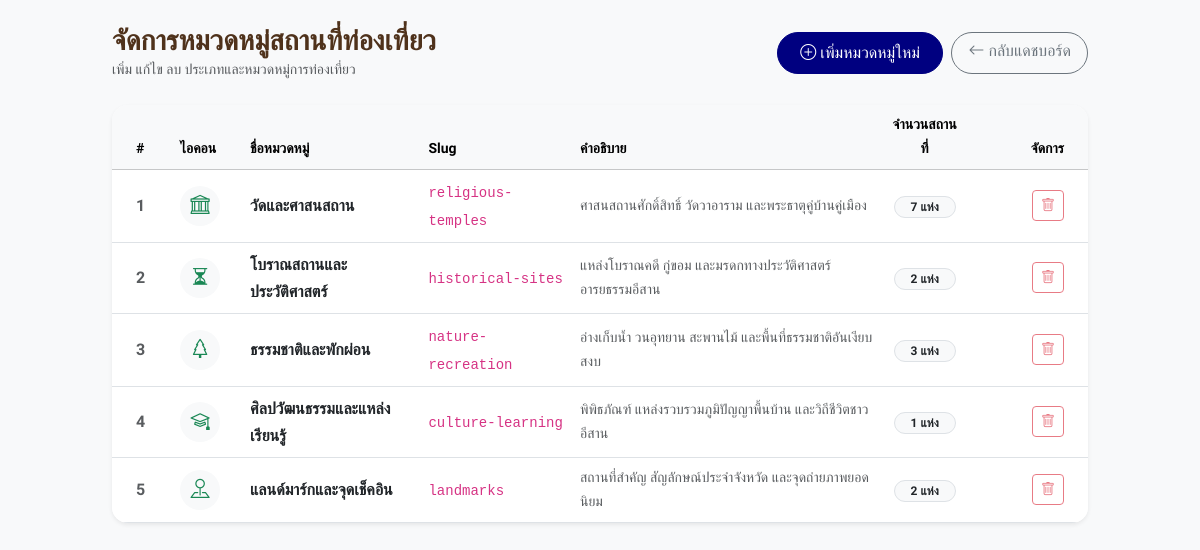
The app's page /admin/categories.php (signed in) with its own data.
### tables this page shows
CREATE TABLE `categories` (
  `id` INT(11) NOT NULL AUTO_INCREMENT,
  `name` VARCHAR(100) NOT NULL,
  `slug` VARCHAR(100) NOT NULL,
  `description` TEXT DEFAULT NULL,
  `icon` VARCHAR(50) DEFAULT 'bi-geo-alt',
  `created_at` TIMESTAMP NOT NULL DEFAULT CURRENT_TIMESTAMP,
  PRIMARY KEY (`id`),
  UNIQUE KEY `slug_unique` (`slug`)
);

### includes/functions.php (called while the page is built, shortened)
<?php
if (!function_exists('e')) {
    function e($string) {
        return htmlspecialchars((string)$string, ENT_QUOTES, 'UTF-8');
    }
}
?>

### admin/categories.php (the view, shortened to what this page needs)
<?php
require_once __DIR__ . '/../config/db.php';
require_once __DIR__ . '/../includes/functions.php';
try {
    $stmt = $pdo->query("
        SELECT c.*, COUNT(a.id) as attraction_count
        FROM categories c
        LEFT JOIN attractions a ON c.id = a.category_id
        GROUP BY c.id
        ORDER BY c.id ASC
    ");
    $categories = $stmt->fetchAll();
} catch (PDOException $e) {
    die("Error: " . $e->getMessage());
}
?>
<!DOCTYPE html>
<html lang="th">
<head>
    <link href="https://cdn.jsdelivr.net/npm/bootstrap@5.3.3/dist/css/bootstrap.min.css" rel="stylesheet">
    <link href="https://cdn.jsdelivr.net/npm/bootstrap-icons@1.11.3/font/bootstrap-icons.min.css" rel="stylesheet">
    <link rel="stylesheet" href="../assets/css/style.css">
</head>
<body class="bg-light">
<div class="container py-4" style="max-width: 1000px;">
    <div class="d-flex justify-content-between align-items-center mb-4 flex-wrap gap-2">
        <div>
            <h3 class="fw-bold font-prompt mb-0">จัดการหมวดหมู่สถานที่ท่องเที่ยว</h3>
            <p class="text-muted small mb-0">เพิ่ม แก้ไข ลบ ประเภทและหมวดหมู่การท่องเที่ยว</p>
        </div>
        <div class="d-flex gap-2">
            <button type="button" class="btn btn-primary-custom" data-bs-toggle="modal" data-bs-target="#addCategoryModal">
                <i class="bi bi-plus-circle me-1"></i>เพิ่มหมวดหมู่ใหม่
            </button>
            <a href="index.php" class="btn btn-outline-secondary rounded-pill px-3">
                <i class="bi bi-arrow-left me-1"></i>กลับแดชบอร์ด
            </a>
        </div>
    </div>
    <div class="card border-0 shadow-sm rounded-4 overflow-hidden bg-white">
        <div class="table-responsive">
            <table class="table table-hover align-middle mb-0">
                <thead class="table-light small">
                    <tr>
                        <th class="ps-4" style="width: 60px;">#</th>
                        <th style="width: 70px;">ไอคอน</th>
                        <th>ชื่อหมวดหมู่</th>
                        <th>Slug</th>
                        <th>คำอธิบาย</th>
                        <th class="text-center">จำนวนสถานที่</th>
                        <th class="text-end pe-4" style="width: 120px;">จัดการ</th>
                    </tr>
                </thead>
                <tbody>
                    <?php foreach ($categories as $cat): ?>
                        <tr>
                            <td class="ps-4 fw-bold text-muted"><?= e($cat['id']) ?></td>
                            <td>
                                <div class="rounded-circle bg-light d-flex align-items-center justify-content-center text-success" style="width: 40px; height: 40px; font-size: 1.2rem;">
                                    <i class="bi <?= e($cat['icon']) ?>"></i>
                                </div>
                            </td>
                            <td><strong class="text-dark"><?= e($cat['name']) ?></strong></td>
                            <td><code><?= e($cat['slug']) ?></code></td>
                            <td class="small text-muted"><?= e($cat['description']) ?></td>
                            <td class="text-center">
                                <span class="badge bg-light text-dark border px-3 py-1 rounded-pill">
                                    <?= e($cat['attraction_count']) ?> แห่ง
                                </span>
                            </td>
                            <td class="text-end pe-4">
                                <form action="categories.php" method="POST" class="d-inline" onsubmit="return confirm('ยืนยันการลบหมวดหมู่นี้?');">
                                    <button type="submit" class="btn btn-sm btn-outline-danger" title="ลบ" <?= $cat['attraction_count'] > 0 ? 'disabled' : '' ?>>
                                        <i class="bi bi-trash"></i>
                                    </button>
                                </form>
                            </td>
                        </tr>
                    <?php endforeach; ?>
                </tbody>
            </table>
        </div>
    </div>
</div>
</body>
</html>

### assets/css/style.css (style rules this page uses)
:root { --primary-color: #000080; --primary-hover: #4169E1; --secondary-color: #4f321b; --accent-gold: #d49a3d; --accent-brick: #b85d19; --bg-cream: #faf7f2; --bg-white: #ffffff; --text-dark: #2c2523; --text-muted: #6c6460; --border-color: #e9e2d7; --card-shadow: 0 8px 24px rgba(74, 53, 37, 0.08); --card-hover-shadow: 0 16px 36px rgba(74, 53, 37, 0.15); }
body { font-family: 'Sarabun', -apple-system, BlinkMacSystemFont, 'Segoe UI', Roboto, sans-serif; background-color: var(--bg-cream); color: var(--text-dark); line-height: 1.7; min-height: 100vh; display: flex; flex-direction: column; }
h1, h2, h3, h4, h5, h6, .font-prompt { font-family: 'Prompt', sans-serif; font-weight: 600; color: var(--secondary-color); }
.btn-primary-custom { background-color: var(--primary-color); border-color: var(--primary-color); color: #fff; font-family: 'Prompt', sans-serif; border-radius: 30px; padding: 0.5rem 1.4rem; font-weight: 500; transition: all 0.25s ease; }

### records on screen
categories: id "1", name "วัดและศาสนสถาน", slug "religious-temples", description "ศาสนสถานศักดิ์สิทธิ์ วัดวาอาราม และพระธาตุคู่บ้านคู่เมือง", attraction_count "7"
categories: id "2", name "โบราณสถานและประวัติศาสตร์", slug "historical-sites", description "แหล่งโบราณคดี กู่ขอม และมรดกทางประวัติศาสตร์อารยธรรมอีสาน", attraction_count "2"
categories: id "3", name "ธรรมชาติและพักผ่อน", slug "nature-recreation", description "อ่างเก็บน้ำ วนอุทยาน สะพานไม้ และพื้นที่ธรรมชาติอันเงียบสงบ", attraction_count "3"
categories: id "4", name "ศิลปวัฒนธรรมและแหล่งเรียนรู้", slug "culture-learning", description "พิพิธภัณฑ์ แหล่งรวบรวมภูมิปัญญาพื้นบ้าน และวิถีชีวิตชาวอีสาน", attraction_count "1"
categories: id "5", name "แลนด์มาร์กและจุดเช็คอิน", slug "landmarks", description "สถานที่สำคัญ สัญลักษณ์ประจำจังหวัด และจุดถ่ายภาพยอดนิยม", attraction_count "2"
